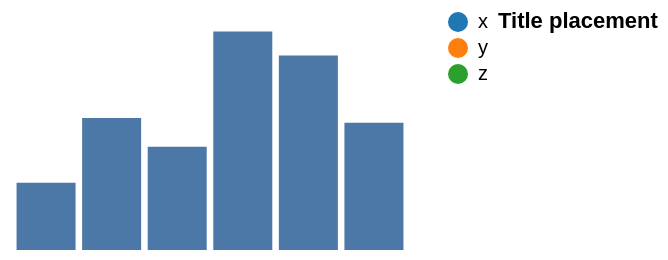

Here is the Vega-Lite specification saved for this chart:
### Vega specification from a JSON file in a GitHub repository (floating-point values rounded to 4 significant figures)
{"width": 200, "height": 120, "padding": 5, "data": [{"name": "t", "values": [{"a": "Alpha", "b": 28, "c": "x", "d": 1}, {"a": "Bravo", "b": 55, "c": "y", "d": 2}, {"a": "Charlie", "b": 43, "c": "x", "d": 3}, {"a": "Delta", "b": 91, "c": "z", "d": 4}, {"a": "Echo", "b": 81, "c": "y", "d": 5}, {"a": "Foxtrot", "b": 53, "c": "z", "d": 6}]}], "scales": [{"name": "x", "type": "band", "domain": {"data": "t", "field": "a"}, "range": "width", "padding": 0.1}, {"name": "y", "type": "linear", "domain": {"data": "t", "field": "b"}, "range": "height", "nice": true}, {"name": "color", "type": "ordinal", "domain": {"data": "t", "field": "c"}, "range": {"scheme": "category10"}}, {"name": "ramp", "type": "linear", "domain": {"data": "t", "field": "d"}, "range": {"scheme": "blues"}}, {"name": "size", "type": "linear", "domain": {"data": "t", "field": "b"}, "range": [10, 200]}, {"name": "shape", "type": "ordinal", "domain": {"data": "t", "field": "c"}, "range": "symbol"}, {"name": "quant", "type": "quantize", "domain": [0, 100], "range": {"scheme": "greens", "count": 4}}], "marks": [{"type": "rect", "from": {"data": "t"}, "encode": {"enter": {"x": {"scale": "x", "field": "a"}, "width": {"scale": "x", "band": 1}, "y": {"scale": "y", "field": "b"}, "y2": {"scale": "y", "value": 0}}}}], "legends": [{"fill": "color", "title": "Title placement", "titleOrient": "right", "titleAnchor": "start", "orient": "right"}]}
